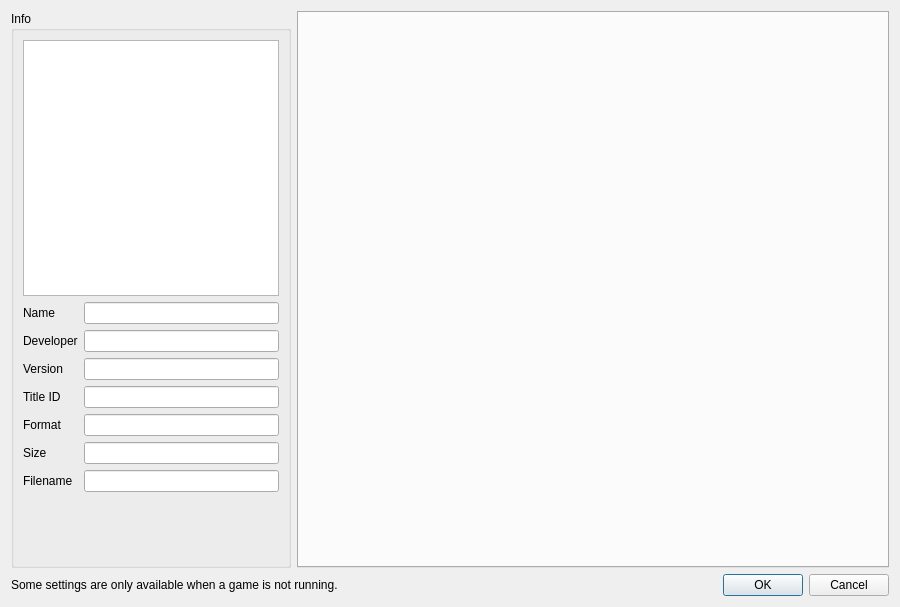
<?xml version="1.0" encoding="UTF-8"?>
<ui version="4.0">
 <class>ConfigurePerGame</class>
 <widget class="QDialog" name="ConfigurePerGame">
  <property name="geometry">
   <rect>
    <x>0</x>
    <y>0</y>
    <width>900</width>
    <height>607</height>
   </rect>
  </property>
  <property name="minimumSize">
   <size>
    <width>900</width>
    <height>0</height>
   </size>
  </property>
  <property name="windowTitle">
   <string>Dialog</string>
  </property>
  <layout class="QVBoxLayout" name="verticalLayout_3">
   <item>
    <layout class="QHBoxLayout" name="horizontalLayout">
     <item>
      <widget class="QGroupBox" name="groupBox">
       <property name="sizePolicy">
        <sizepolicy hsizetype="Maximum" vsizetype="Preferred">
         <horstretch>0</horstretch>
         <verstretch>0</verstretch>
        </sizepolicy>
       </property>
       <property name="title">
        <string>Info</string>
       </property>
       <layout class="QVBoxLayout" name="verticalLayout">
        <item alignment="Qt::AlignHCenter">
         <widget class="QGraphicsView" name="icon_view">
          <property name="sizePolicy">
           <sizepolicy hsizetype="Maximum" vsizetype="Maximum">
            <horstretch>0</horstretch>
            <verstretch>0</verstretch>
           </sizepolicy>
          </property>
          <property name="minimumSize">
           <size>
            <width>256</width>
            <height>256</height>
           </size>
          </property>
          <property name="maximumSize">
           <size>
            <width>256</width>
            <height>256</height>
           </size>
          </property>
          <property name="verticalScrollBarPolicy">
           <enum>Qt::ScrollBarAlwaysOff</enum>
          </property>
          <property name="horizontalScrollBarPolicy">
           <enum>Qt::ScrollBarAlwaysOff</enum>
          </property>
          <property name="interactive">
           <bool>false</bool>
          </property>
         </widget>
        </item>
        <item>
         <layout class="QGridLayout" name="gridLayout_2">
          <item row="6" column="1">
           <widget class="QLineEdit" name="display_size">
            <property name="enabled">
             <bool>true</bool>
            </property>
            <property name="readOnly">
             <bool>true</bool>
            </property>
           </widget>
          </item>
          <item row="3" column="1">
           <widget class="QLineEdit" name="display_version">
            <property name="enabled">
             <bool>true</bool>
            </property>
            <property name="readOnly">
             <bool>true</bool>
            </property>
           </widget>
          </item>
          <item row="1" column="0">
           <widget class="QLabel" name="label">
            <property name="text">
             <string>Name</string>
            </property>
           </widget>
          </item>
          <item row="4" column="0">
           <widget class="QLabel" name="label_4">
            <property name="text">
             <string>Title ID</string>
            </property>
           </widget>
          </item>
          <item row="4" column="1">
           <widget class="QLineEdit" name="display_title_id">
            <property name="enabled">
             <bool>true</bool>
            </property>
            <property name="readOnly">
             <bool>true</bool>
            </property>
           </widget>
          </item>
          <item row="7" column="1">
           <widget class="QLineEdit" name="display_filename">
            <property name="enabled">
             <bool>true</bool>
            </property>
            <property name="readOnly">
             <bool>true</bool>
            </property>
           </widget>
          </item>
          <item row="5" column="1">
           <widget class="QLineEdit" name="display_format">
            <property name="enabled">
             <bool>true</bool>
            </property>
            <property name="readOnly">
             <bool>true</bool>
            </property>
           </widget>
          </item>
          <item row="7" column="0">
           <widget class="QLabel" name="label_7">
            <property name="text">
             <string>Filename</string>
            </property>
           </widget>
          </item>
          <item row="1" column="1">
           <widget class="QLineEdit" name="display_name">
            <property name="enabled">
             <bool>true</bool>
            </property>
            <property name="readOnly">
             <bool>true</bool>
            </property>
           </widget>
          </item>
          <item row="2" column="1">
           <widget class="QLineEdit" name="display_developer">
            <property name="enabled">
             <bool>true</bool>
            </property>
            <property name="readOnly">
             <bool>true</bool>
            </property>
           </widget>
          </item>
          <item row="5" column="0">
           <widget class="QLabel" name="label_5">
            <property name="text">
             <string>Format</string>
            </property>
           </widget>
          </item>
          <item row="3" column="0">
           <widget class="QLabel" name="label_3">
            <property name="text">
             <string>Version</string>
            </property>
           </widget>
          </item>
          <item row="6" column="0">
           <widget class="QLabel" name="label_6">
            <property name="text">
             <string>Size</string>
            </property>
           </widget>
          </item>
          <item row="2" column="0">
           <widget class="QLabel" name="label_2">
            <property name="text">
             <string>Developer</string>
            </property>
           </widget>
          </item>
         </layout>
        </item>
        <item>
         <spacer name="verticalSpacer">
          <property name="orientation">
           <enum>Qt::Vertical</enum>
          </property>
          <property name="sizeHint" stdset="0">
           <size>
            <width>20</width>
            <height>40</height>
           </size>
          </property>
         </spacer>
        </item>
       </layout>
      </widget>
     </item>
     <item>
      <layout class="QVBoxLayout" name="VerticalLayout">
       <item>
        <layout class="QVBoxLayout" name="verticalLayout_2"/>
       </item>
       <item>
        <widget class="QTabWidget" name="tabWidget">
         <property name="enabled">
          <bool>true</bool>
         </property>
         <property name="currentIndex">
          <number>-1</number>
         </property>
         <property name="usesScrollButtons">
          <bool>true</bool>
         </property>
         <property name="documentMode">
          <bool>false</bool>
         </property>
         <property name="tabsClosable">
          <bool>false</bool>
         </property>
        </widget>
       </item>
      </layout>
     </item>
    </layout>
   </item>
   <item>
    <layout class="QHBoxLayout" name="horizontalLayout_2">
     <item>
      <widget class="QLabel" name="label_8">
       <property name="text">
        <string>Some settings are only available when a game is not running.</string>
       </property>
      </widget>
     </item>
     <item>
      <widget class="QDialogButtonBox" name="buttonBox">
       <property name="sizePolicy">
        <sizepolicy hsizetype="Preferred" vsizetype="Preferred">
         <horstretch>0</horstretch>
         <verstretch>0</verstretch>
        </sizepolicy>
       </property>
       <property name="orientation">
        <enum>Qt::Horizontal</enum>
       </property>
       <property name="standardButtons">
        <set>QDialogButtonBox::Cancel|QDialogButtonBox::Ok</set>
       </property>
      </widget>
     </item>
    </layout>
   </item>
  </layout>
 </widget>
 <resources/>
 <connections>
  <connection>
   <sender>buttonBox</sender>
   <signal>accepted()</signal>
   <receiver>ConfigurePerGame</receiver>
   <slot>accept()</slot>
   <hints>
    <hint type="sourcelabel">
     <x>20</x>
     <y>20</y>
    </hint>
    <hint type="destinationlabel">
     <x>20</x>
     <y>20</y>
    </hint>
   </hints>
  </connection>
  <connection>
   <sender>buttonBox</sender>
   <signal>rejected()</signal>
   <receiver>ConfigurePerGame</receiver>
   <slot>reject()</slot>
   <hints>
    <hint type="sourcelabel">
     <x>20</x>
     <y>20</y>
    </hint>
    <hint type="destinationlabel">
     <x>20</x>
     <y>20</y>
    </hint>
   </hints>
  </connection>
 </connections>
</ui>
